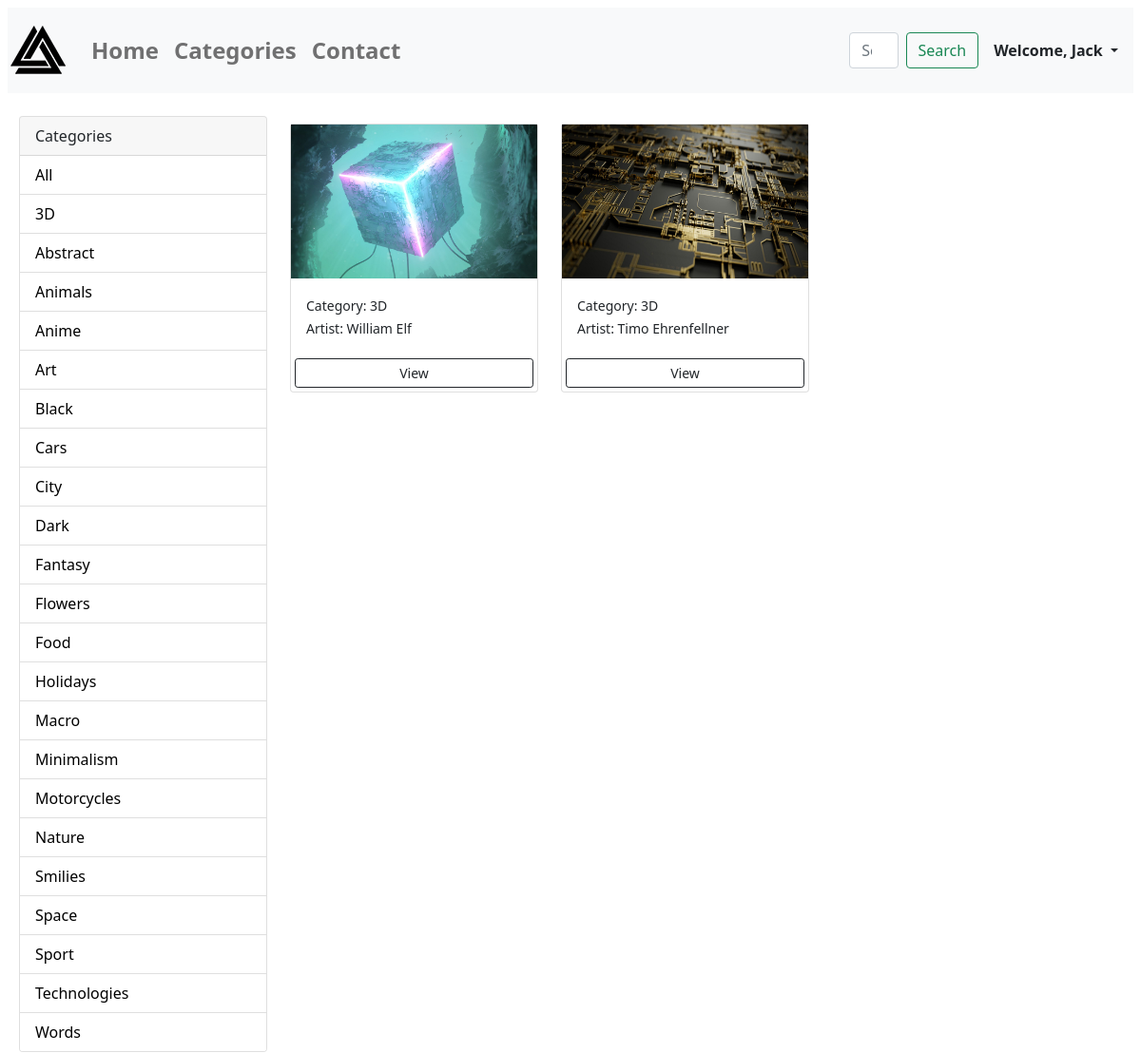
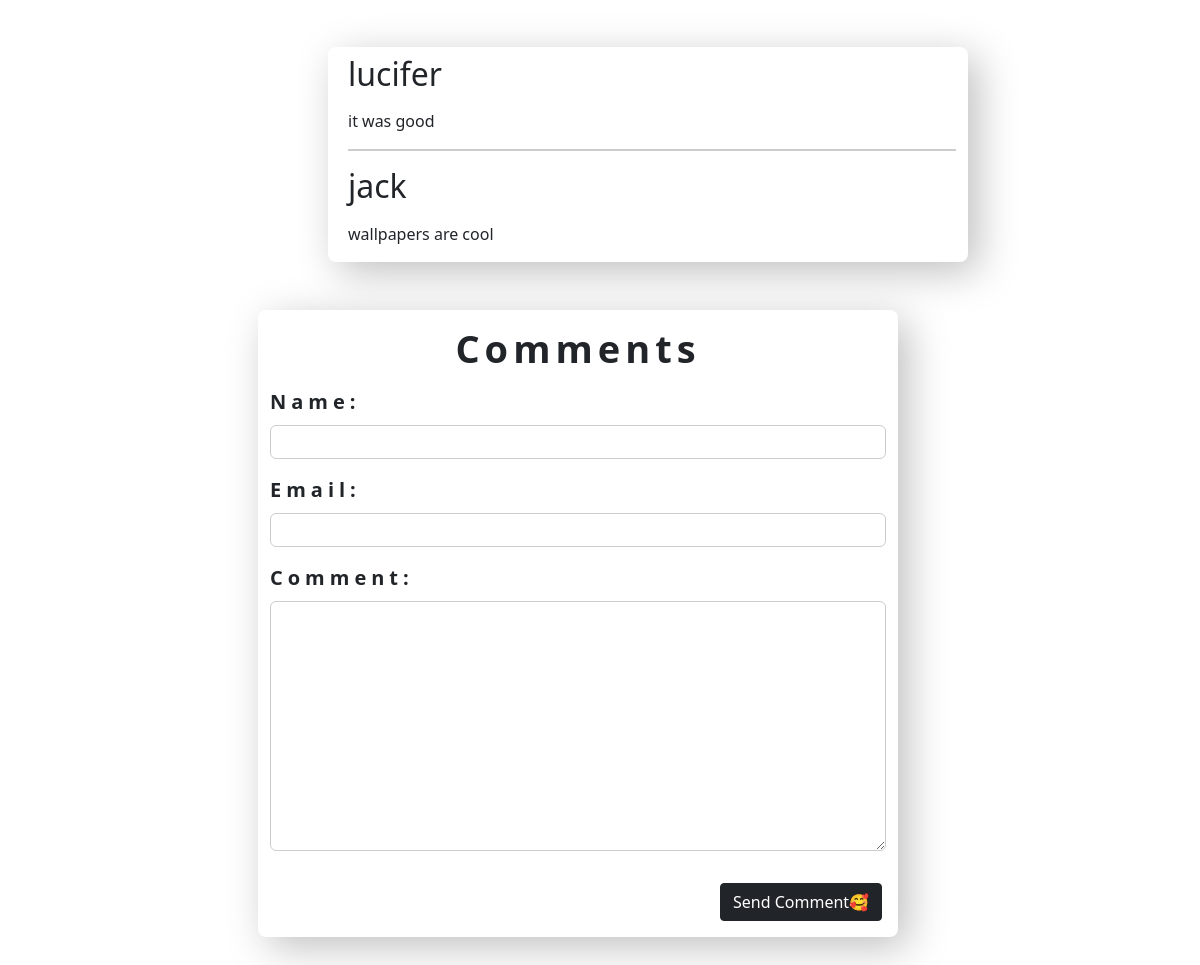
The app's page /all-categories/?category=3D (signed in) with its own data (2 pictures, top to bottom).
### wallpapers/models.py (models this page shows, shortened)
class Category(models.Model):
    name = models.CharField(max_length=30, null=False)
    class Meta:
        verbose_name_plural = "Category"

class Wallpapers(models.Model):
    category = models.ForeignKey(
        Category, on_delete=models.SET_NULL, null=True, blank=True)
    title = models.CharField(max_length=100)
    image = models.ImageField(upload_to="wallpapers", null=True)
    date = models.DateField(auto_now=True)
    slug = models.SlugField(unique=True, db_index=True)
    author = models.CharField(max_length=40)
    tags = models.ManyToManyField(Tag)
    favourites = models.ManyToManyField(
        User, related_name="favourite", default=None, blank=True)
    likes = models.ManyToManyField(User, default=None)
    class Meta:
        verbose_name_plural = "Wallpapers"

class Comments(models.Model):
    user_name = models.CharField(max_length=80)
    user_email = models.EmailField()
    text = models.TextField(max_length=400)
    class Meta:
        verbose_name_plural = "Comments"

### wallpapers/views.py (the view, shortened to what this page needs)
# urls.py: path('all-categories/', views.AllCategories.as_view(), name="start_page"),
@method_decorator(login_required, name="dispatch")
class AllCategories(View):
    def get(self, request):
        categories = Category.objects.all()
        wallpapers = Wallpapers.objects.all()
        category = request.GET.get('category')
        if category == None:
            wallpapers = Wallpapers.objects.all().order_by("-date")[1:]
        else:
            wallpapers = Wallpapers.objects.filter(
                category__name=category).order_by("-date")
        context = {"categories": categories, "wallpapers": wallpapers,
                   "comment_form": CommentForm(), "comments": Comments.objects.all().order_by("-id")}
        return render(request, "wallpapers/all_categories.html", context)

### wallpapers/forms.py
class CommentForm(forms.ModelForm):
    class Meta:
        model = Comments
        fields = ["user_name", "user_email", "text"]
        labels = {
            "user_name": "Name",
            "user_email": "Email",
            "text": "Comment"
        }

### wallpapers/templates/wallpapers/all_categories.html (shortened to what this page needs)
{% extends 'base.html' %}
{% load static %}
{% block content %}
<body class="m-2 ">
  <div class="container m-0 my-4 ">
      <div class="row ">
        <div class="col-md-3">
          <div class="card">
          <div class="card-header">
            Categories
          </div>
    <ul class="list-group list-group-flush">
      <li class="list-group-item">
        <a href="{% url 'start_page' %}" style="text-decoration:none; color:black;">All</a>
      </li>
      {% for category in categories %}
      <li class="list-group-item">
        <a style="text-decoration:none; color:black;" href="{% url 'start_page' %}?category={{category.name}}">{{category.name}}</a>
      </li>
      {% endfor %}
    </ul>
  </div>
  </div>
  <div class="col-md-9 ">
  <div class="row">
  {% for wallpaper in wallpapers %}
  <div class="col-md-4">
    <div class="card my-2">
      <img class="image-thumbnail" src="{{wallpaper.image.url}}" alt="{{wallpaper.title}}">
        <div class="card-body">
          <small>Category: {{wallpaper.category.name}}</small>
            <div>
              <small>Artist: {{wallpaper.author}}</small>
            </div>
          </div>
          <a href="{% url "detail" wallpaper.slug %}" class="btn btn-outline-dark btn-sm m-1">View</a>
        </div>
      </div>
      {% empty %}
        <h3>No Wallpapers Sorry😥</h3>
      {% endfor %}
    </div>
  </div>
</body>
<section id="comm" >
  <ul>
    {% for comment in comments %}
      <li>
        <h2>{{comment.user_name}}</h2>
        <p>{{comment.text|linebreaks}}</p>
      </li>
  {% endfor %}
  </ul>
</section>
{% include "wallpapers/includes/comment.html" %}
{% endblock content %}

### wallpapers/templates/wallpapers/includes/header.html (shortened to what this page needs)
{% load static %}
<nav class="navbar navbar-expand-lg navbar-light bg-light">
    <a class="navbar-brand fw-bold"><img src="{% static 'logo.png' %}" width="64px" height="64px"></a>
  <div class="collapse navbar-collapse" id="navbarSupportedContent">
    <ul class="navbar-nav mr-auto">
    {% if request.user.is_authenticated %}
      <li class="nav-item active">
        <a class="nav-link fw-bold" style="font-size:24px" href="{% url 'home' %}">Home</a>
      </li>
      <li class="nav-item">
        <a class="nav-link fw-bold" style="font-size:24px" href="{% url 'start_page' %}">Categories </a>
      </li>
      <li class="nav-item">
        <a class="nav-link fw-bold" style="font-size:24px" href="mailto:omkartikare55@gmail.com">Contact </a>
      </li>
    {% endif %}
    </ul>
    {% if request.user.is_authenticated %}
    <form class="form-inline my-2 my-lg-0" style="margin-left:29rem; display:flex;" method='get' action='/search'>
      <input class="form-control mr-sm-2" name="search" id="search" type="search" placeholder="Search" aria-label="Search">
      <button class="btn btn-outline-success my-2 my-sm-0" style="margin-left:8px" type="submit">Search</button>
    </form>
      <ul class="navbar-nav me-auto mb-2 mb-lg-0">
          {% if request.user.is_authenticated %}
           <li class="nav-item dropdown mx-2">
              <a class="nav-link dropdown-toggle text-dark   fw-bold" href="#" id="profileDropdown" role="button" data-bs-toggle="dropdown" aria-expanded="false">
                Welcome, {{request.user.username | capfirst}}
              </a>
            </li>
            {% endif %}
          </ul>
    {% endif %}
  </div>
</nav>

### wallpapers/static/wallpapers/comment.css (style rules this page uses)
.ffields label { font-weight: bold; margin-bottom: 0.5rem; display: block; font-size: 20px; letter-spacing: 5px; }
.ffields input, .ffields textarea { display: block; width: 100%; max-width: 100%; padding: 0.25rem; border-radius: 6px; border: 1px solid #ccc; }
#comm { margin: 3rem 0 0 320px; border-radius: 8px; width: 90%; max-width: 40rem; background-color: #ffffff; box-shadow: 10px 10px 40px rgba(0, 0, 0, 0.25); }
#comm ul { list-style: none; margin: 0; padding: 0; }
#comm li { margin-left: 0.5rem; margin-top: 0.5rem; margin-bottom: 1rem; border-bottom: 2px solid #ccc; }
#comm li:last-of-type { border-bottom: none; }

### records on screen
Category: name "3D"
Category: name "Abstract"
Category: name "Animals"
Category: name "Anime"
Category: name "Art"
Category: name "Black"
Category: name "Cars"
Category: name "City"
Category: name "Dark"
Category: name "Fantasy"
Category: name "Flowers"
Category: name "Food"
Category: name "Holidays"
Category: name "Macro"
Category: name "Minimalism"
Category: name "Motorcycles"
Category: name "Nature"
Category: name "Smilies"
Category: name "Space"
Category: name "Sport"
Category: name "Technologies"
Category: name "Words"
Wallpapers: image (picture), category.name "3D", author "William Elf"
Wallpapers: image (picture), category.name "3D", author "Timo Ehrenfellner"
Comments: user_name "lucifer", text "it was good"
Comments: user_name "jack", text "wallpapers are cool"

### other values on screen
{{ request.user.username | capfirst }} "Jack"
